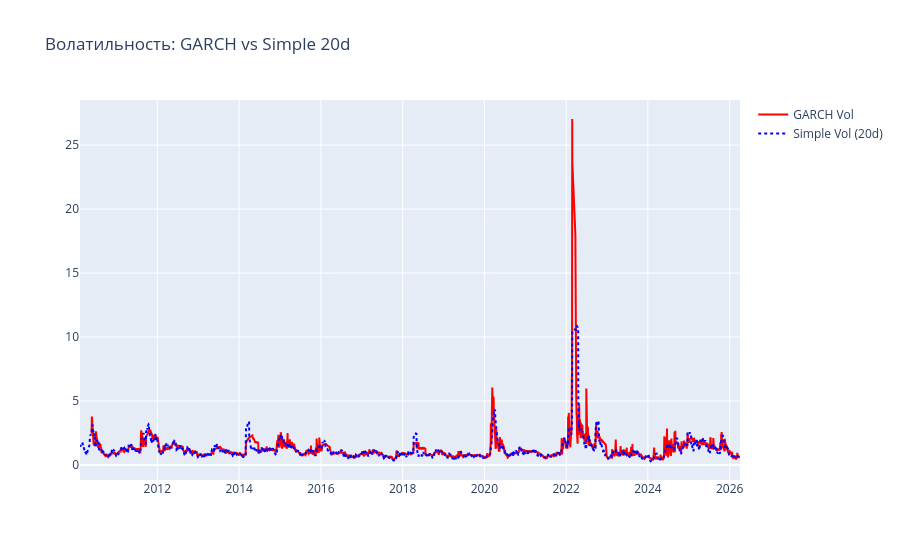

Source (notebook cell):
### Code cell
# Вычисляем волатильность
vol_simple = returns_imoex.rolling(20).std()

# Берём только валидные значения и соответствующие им даты
valid_mask = vol_simple.notna()
vol_simple_valid = vol_simple[valid_mask]
dates_for_vol = imoex_df['TRADEDATE'].values[1:][valid_mask]  # даты без первого NaN от diff

print(f"Returns: {len(returns_imoex)}")
print(f"Volatility: {len(vol_simple_valid)}")
print(f"Dates for vol: {len(dates_for_vol)}")

fig = go.Figure()

# GARCH predictions (уже со своими датами)
fig.add_trace(go.Scatter(
    x=imoex_dates, 
    y=np.sqrt(imoex_predictions), 
    name='GARCH Vol', 
    line=dict(color='red')
))

# Simple volatility (с выровненными датами)
fig.add_trace(go.Scatter(
    x=dates_for_vol,          # ← правильные даты
    y=vol_simple_valid,       # ← без NaN
    name='Simple Vol (20d)', 
    line=dict(color='blue', dash='dot')
))

fig.update_layout(title='Волатильность: GARCH vs Simple 20d')
fig.show()

### Figure 1 — Plotly figure (JSON) as saved in the notebook; plotly's stock layout.template omitted (floating-point values rounded to 4 significant figures; data arrays with more than 128 entries replaced by an {"elided": "..."} marker saying what was removed)
{"data": [{"line": {"color": "red"}, "name": "GARCH Vol", "type": "scatter", "x": {"elided": "3986 str values"}, "y": {"elided": "3986 float values"}}, {"line": {"color": "blue", "dash": "dot"}, "name": "Simple Vol (20d)", "type": "scatter", "x": {"elided": "4057 str values"}, "y": {"elided": "4057 float values"}}], "layout": {"title": {"text": "Волатильность: GARCH vs Simple 20d"}}}
